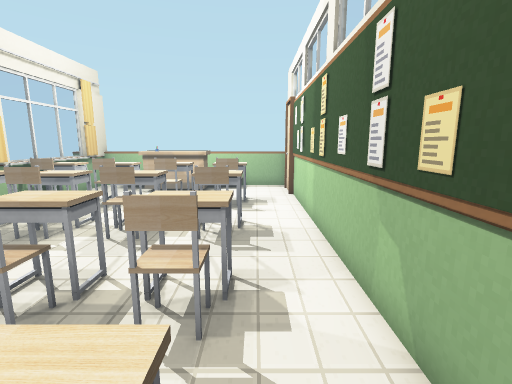
view 1 (above)

12 first-person views from a walk through a 3-D level made in the Godot game engine. The camera is 1.3 m above the floor, tilts 10° down and sees 85° across. The floor is counted in squares, 0.5 m on a side. Each view is taken from the middle of a square. On the plan, view 1 faces up. The plan holds only what a view shows up to about 19 squares ahead; the rest is blank. Door leaves are left out where a doorway can be walked through.

view 2
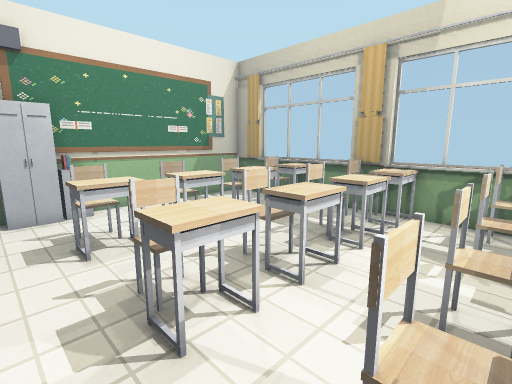

view 3
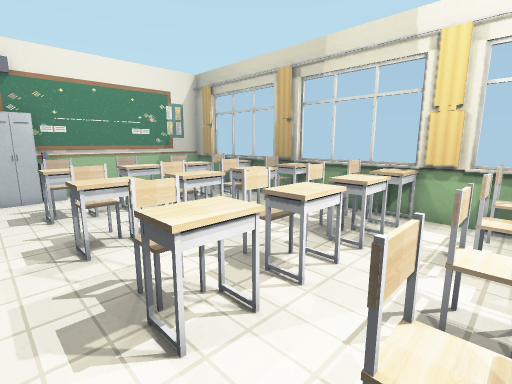

view 4
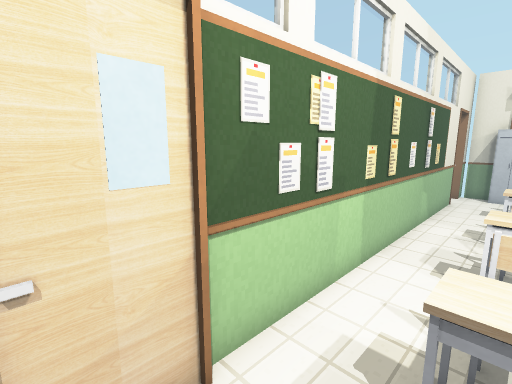

view 5
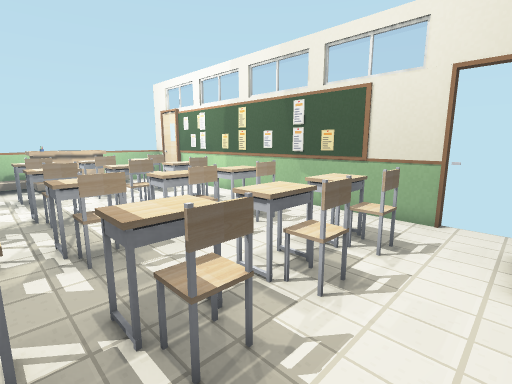

view 6
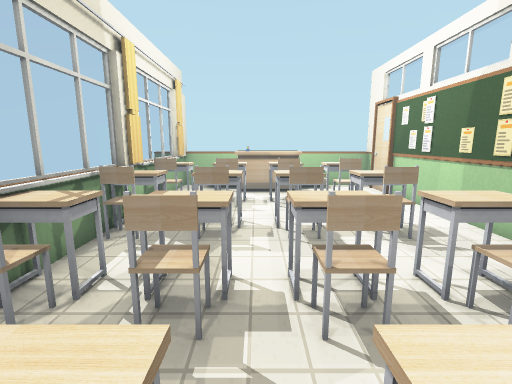

view 7
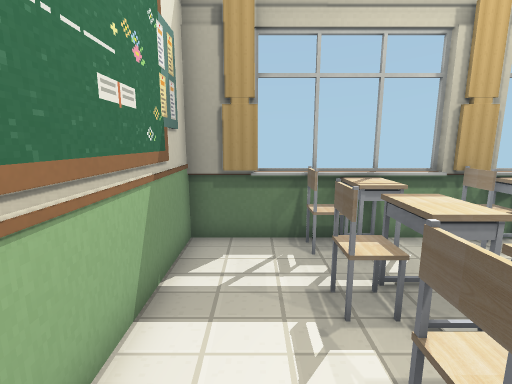

view 8
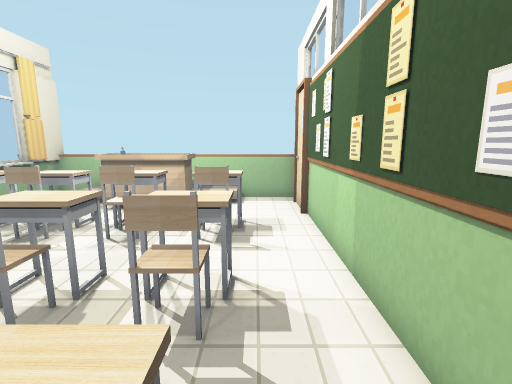

view 9
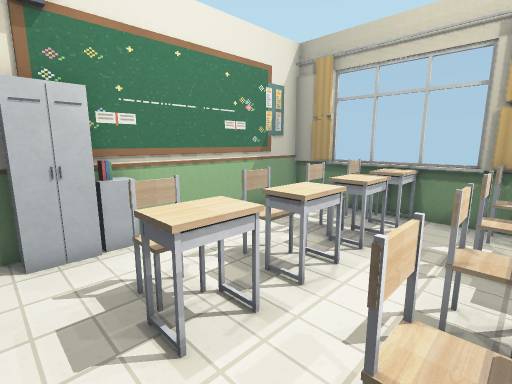

view 10
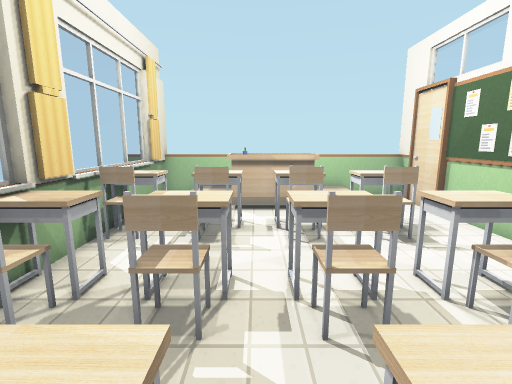

view 11
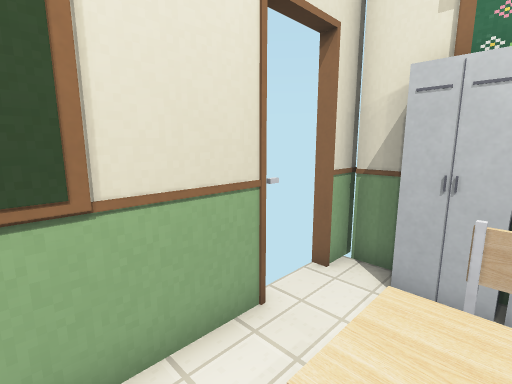

view 12
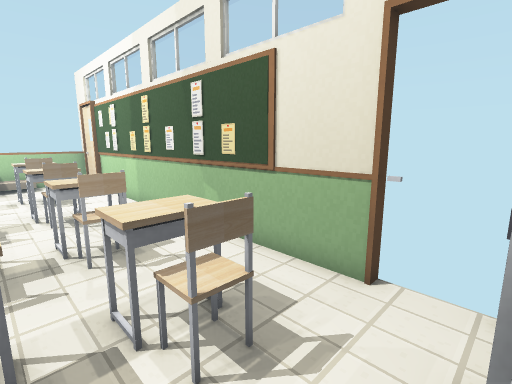

### Floor plan
Points are (right, up) in squares from view 1. A wall is a line through its corners. A room is listed if a view was taken in it or the views show most of it. See-through windows are left out.
Room 1 (views 1, 2, 3, 4, 5, 6, 7, 8, 9, 10, 11, 12)
walls: (1.9, -1.5) (1.9, 16.2); (1.7, 15.8) (1.7, 16.4); (1.9, -4.2) (1.9, -3); (-9.4, 17.3) (-9.4, -3.8) (1.8, -3.8)
low walls: (-9.2, 8.5) (-9.2, 5.4); (-9.2, 3) (-9.2, -1.5); (-9.2, 11.6) (-9.2, 10.5); (-9.2, 15.4) (-9.2, 13.5); (-5.8, 17.3) (-9.4, 17.3); (2, 17.3) (-3.1, 17.3)
ways out: door at (2, -2); door at (2, 15.5)
objects: pillar (-9, -3); curtain (-9, -2); other object (-9, 0) to (-8, 1); curtain (-9, 4); other object (-9, 4) to (-8, 5); other object (-9, 8) to (-8, 9); pillar (-9, 10); other object (-9, 12) to (-8, 13); pillar (-9, 16); curtain (-8, 10); curtain (-8, 16); other object (-7, 0) to (-5, 1); other object (-7, 4) to (-5, 5); other object (-7, 8) to (-5, 9); other object (-7, 12) to (-5, 13); podium (-6, 15) to (-3, 16); other object (-4, 0) to (-3, 1); other object (-4, 4) to (-3, 5); other object (-4, 8) to (-3, 9); other object (-4, 12) to (-3, 13); cabinet (-2, -3) to (-1, -3); other object (-2, 0) to (0, 1); other object (-2, 4) to (0, 5); other object (-2, 8) to (0, 9); other object (-2, 12) to (0, 13); locker (0, -3) to (1, -3)

Where each view was taken, in squares from view 1:
view 1: 0 up, 0 right, facing up
view 2: 8 up, 1 right, facing down-left
view 3: 12 up, 1 right, facing down-left
view 4: 16 up, 1 left, facing down-right
view 5: 3 down, 8 left, facing up-right
view 6: 0 up, 5 left, facing up
view 7: 2 down, 2 left, facing left
view 8: 4 up, 0 right, facing up
view 9: 4 up, 1 right, facing down-left
view 10: 4 up, 5 left, facing up
view 11: 2 up, 1 left, facing down-right
view 12: 3 down, 3 left, facing up-right
